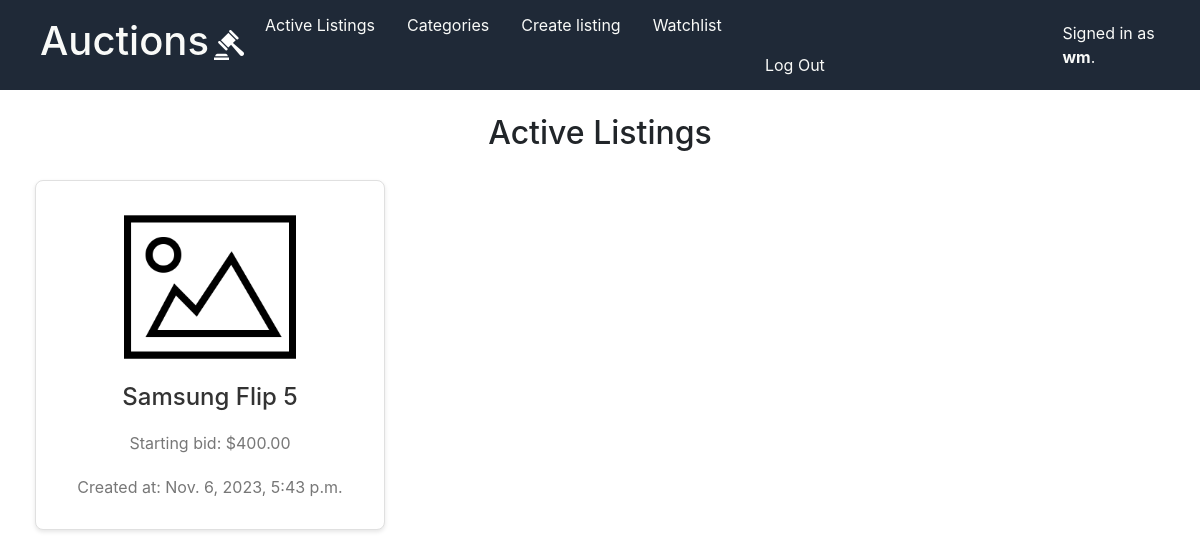
Page / (signed in) on the committed database.
### auctions/models.py (models this page shows, shortened)
class User(AbstractUser):
    pass

class AuctionListing(models.Model):
    title = models.CharField(max_length=128)
    description = models.TextField()
    image = models.URLField(blank=True)
    starting_bid = models.DecimalField(decimal_places=2,max_digits=10)
    category = models.ForeignKey(Category,on_delete=models.CASCADE,blank=True)
    status = models.CharField(
    max_length=10,
    choices=[
        ('active', 'Active'),
        ('completed', 'Completed'),
        ('disabled', 'Disabled'),
    ],
    default='active'
    )
    seller = models.ForeignKey(User,on_delete=models.CASCADE,related_name="listing_seller")
    created_at = models.DateTimeField(auto_now_add=True)
    winner = models.ForeignKey(User,null=True,blank=True,on_delete=models.SET_NULL,related_name="listing_winner")

### auctions/views.py (the view)
# urls.py: path("", views.index, name="index"),
def index(request):
    auction_listings = AuctionListing.objects.all().order_by('title')
    return render(request, "auctions/index.html",{
        'listings': auction_listings
    })

### auctions/templates/auctions/index.html
{% extends "auctions/layout.html" %}
{% load static %}
{% block body %}
    <h2 class="active-listings-title">Active Listings</h2>
        <div class="auction-listings">
            {% for listing in listings %}
                {% if listing.status == 'active' %}
                    <div class="auction-listing">
                        <a href="{% url 'auctions:listing_view'  listing.id%}">
                            <div class="listing-card">
                                <div class="listing-img-container">
                                    {% if listing.image == "" %}
                                        <img class="listing-img" src="{% static "auctions/blank-image.png" %}" alt="Blank Image">
                                    {%else%}
                                        <img class="listing-img" src="{{listing.image}}" alt="{{listing.name}}">
                                    {% endif %}
                                </div>
                                <h3>{{listing.title}}</h3>
                                <p>Starting bid: ${{listing.starting_bid}}</p>
                                <p>Created at: {{listing.created_at}}</p>
                            </div>
                        </a>
                    </div>
                {% endif %}
            {%empty%}
                <div>No Active Listings Found</div>
            {% endfor %}
        </div>
{% endblock %}

### auctions/templates/auctions/layout.html (shortened to what this page needs)
{% load static %}
<!DOCTYPE html>
<html lang="en">
    <head>
        <link rel="stylesheet" href="https://stackpath.bootstrapcdn.com/bootstrap/4.4.1/css/bootstrap.min.css">
        <link href="{% static 'auctions/styles.css' %}" rel="stylesheet">
    </head>
    <body>
        <div class="header">
            <div class="app-name">
                <h1>Auctions</h1>
                <img src="{% static "auctions/auction.png" %}" id="logo" alt="">
            </div>
            <ul class="nav">
                <div class="left-links">
                    <li class="nav-item">
                        <a class="nav-link" href="{% url 'auctions:index' %}">Active Listings</a>
                    </li>
                    <li class="nav-item">
                        <a class="nav-link" href="{% url 'auctions:display_categories' %}">Categories</a>
                    </li>
                    {% if user.is_authenticated %}
                        <li class="nav-item">
                            <a class="nav-link" href="{% url 'auctions:create_listing'%}">Create listing</a>
                        </li>
                        <li class="nav-item">
                            <a class="nav-link" href="{% url 'auctions:watchlist' %}">Watchlist</a>
                        </li>
                    {% endif %}
                </div>
                <div class="right-links">
                    {% if user.is_authenticated %}
                        <li class="nav-item">
                            <a class="nav-link" href="{% url 'auctions:logout' %}">Log Out</a>
                        </li>
                    {% endif %}
            </ul>
                    <div class="current-user-container">
                        {% if user.is_authenticated %}
                        <span id="current-user">  Signed in as <strong>{{ user.username }}</strong>. </span>
                        {% else %}
                        <span id="current-user">Not signed in.</span>
                        {% endif %}
                    </div>
                </div>
        <br>
        {% block body %}
        {% endblock %}
    </body>
</html>

### auctions/static/auctions/styles.css (style rules this page uses)
body { padding: 10px; display: flex; height: 100vh; flex-direction: column; margin: 0; padding: 0; }
.header { background-color: #1f2937; display: flex; justify-content: space-between; margin: 0; padding: 5px 40px; align-items: center; }
.app-name { color: #f9faf8; display: flex; align-items: center; margin: 0 ; }
#logo { width: 40px; height: 40px; padding: 5px; }
.nav { display: flex; align-items: center; margin: 0; padding: 0; }
.nav-link { color: #f9faf8; }
.left-links { display: flex; }
.right-links { display: flex; margin-left: 500px; flex-grow: 1; }
.current-user-container { display: flex; align-items: center; }
#current-user { color: #f9faf8; }
.auction-listings { margin: 20px 35px; display: grid; grid-template-columns: repeat(auto-fill,minmax(280px,1fr)); gap: 40px; }
.auction-listing { display: flex; align-items: center; }
.listing-card { background-color: #fff; border: 1px solid #e0e0e0; border-radius: 8px; box-shadow: 0 2px 4px rgba(0, 0, 0, 0.1); padding: 20px; height: 350px; width: 350px; display: flex; flex-direction: column; text-align: center; }
.listing-img-container { display: flex; flex-grow: 1; justify-content: center; align-items: center; overflow: hidden; }
.listing-img { max-width: 100%; max-height: 100%; }
.active-listings-title { text-align: center; }
h3 { font-size: 24px; margin: 10px 0; color: #333; }
p { font-size: 16px; margin: 10px 0; color: #777; }

### rows in the picture
User: username "wm"
AuctionListing: title "Samsung Flip 5", starting_bid "400.00", created_at "Nov. 6, 2023, 5:43 p.m."
